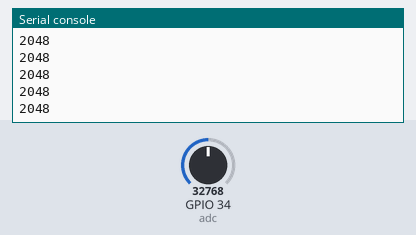
A program run on a simulated ESP32 board running MicroPython. On the bench: the last lines printed to the serial console. Wiring (from the project's diagram.json): potentiometer on GPIO 34. The inputs (shaded band) are chosen by the test bench; at power-on: GPIO 34 (adc) = 32768 (analog values on the 0–65535 scale).

Above: at 1.2 s.
1.3 s: GPIO 34 (adc) set to 45874
At 1.56 s:
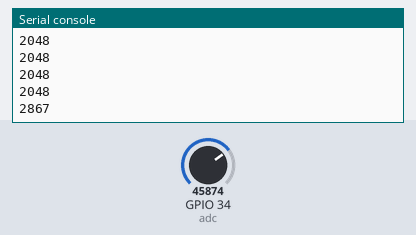
2.8 s: GPIO 34 (adc) set to 57670
At 2.96 s:
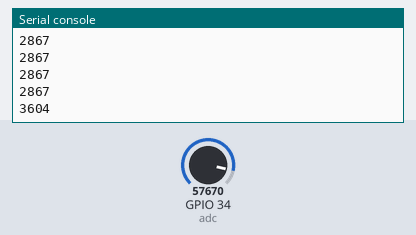
Timing chart, 0 to 5.8 s (numbered marks = the images above; inputs shaded):
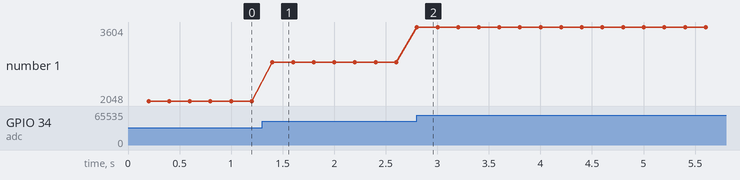

The program:

main.py
```python
from machine import ADC, Pin
from time import sleep_ms, ticks_ms, ticks_diff

SAMPLE_MS = 200
adc = ADC(Pin(34), atten=ADC.ATTN_11DB)
adc.width(ADC.WIDTH_12BIT)  # Configurazione specifica del port ESP32.
last_sample = ticks_ms()

while True:
    now = ticks_ms()
    if ticks_diff(now, last_sample) >= SAMPLE_MS:
        last_sample = now
        # read_u16() restituisce una scala 0..65535, non 16 bit hardware.
        raw = adc.read_u16() // 16  # Scala comune 0..4095.
        print(raw)
    sleep_ms(1)
```

Measured:
- after the input at 1.3 s, the serial console: prints a new line after 0.10 s (image 1)
- after the input at 2.8 s, the serial console: prints a new line at once (image 2)
- plotted number 1: 2048 → 2867 after the input at 1.3 s, 2867 → 3604 after the input at 2.8 s
